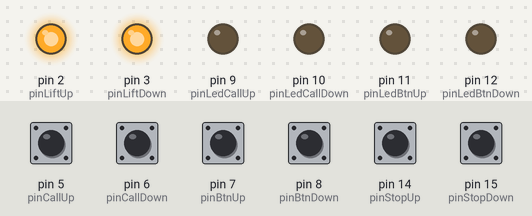
This sketch was run on a simulated Arduino Uno, built with avr-gcc and run on an emulated ATmega328P. Parts: output pins drawn as LEDs (lit = HIGH). Dashed ring = blinking. Inputs (shaded band) come from the test bench; at power-on: pin 5 (pinCallUp), pin 6 (pinCallDown), pin 7 (pinBtnUp), pin 8 (pinBtnDown) HIGH, pin 14 (pinStopUp), pin 15 (pinStopDown) LOW.

Above: at 2.2 s.
2.3 s: pin 5 (pinCallUp) pulled LOW for 0.15 s
At 2.7 s:
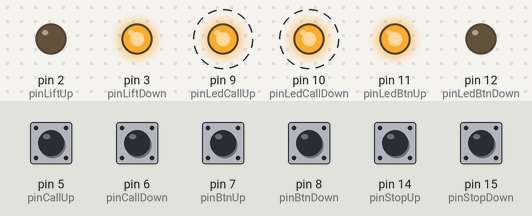
5.4 s: pin 7 (pinBtnUp) pulled LOW for 0.15 s
At 5.62 s:
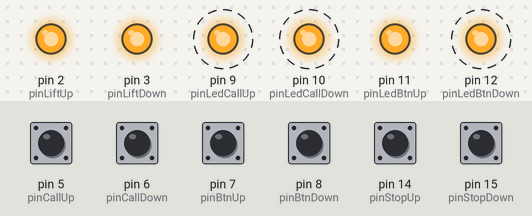
7.7 s: pin 6 (pinCallDown) pulled LOW for 0.15 s
At 8.0 s:
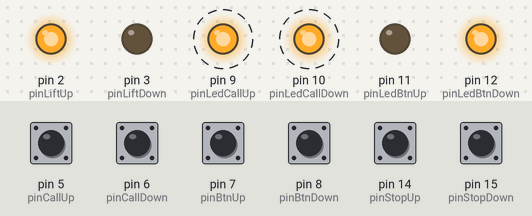
10.8 s: pin 7 (pinBtnUp) pulled LOW for 1 s
At 11.02 s:
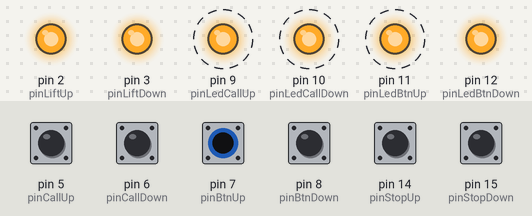
Timing chart, 0 to 13.8 s (numbered marks = the images above; inputs shaded):
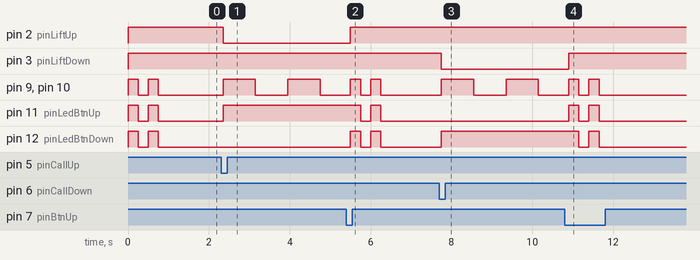

The sketch:

wesola-winda.ino
```cpp
// pins configuration
// pins 0-1 are for serial communication

// 2,3 - pins for lift motor relays (low level triggered)
const int pinLiftUp = 2;
const int pinLiftDown = 3;
// 4 - reserved (old version, power relay)

// 5-8 - buttons
const int pinCallUp = 5;
const int pinCallDown = 6;
const int pinBtnUp = 7;
const int pinBtnDown = 8;

// 9-12 - signal leds
const int pinLedCallUp = 9;
const int pinLedCallDown = 10;
const int pinLedBtnUp = 11;
const int pinLedBtnDown = 12;
// pin 13 is for builtin LED

// 14-15 - auto-stop switches
const int pinStopUp = 14;
const int pinStopDown = 15;

// zmienne na potrzeby rozróżniania stanów
//czy jedzie
bool liftRunningUp = false;
bool liftRunningDown = false;

// czy jest na górze / dole
bool liftUp = false;
bool liftDown = false;

// "blokadki" przycisków - true gdy obsłużyliśmy wciśnięcie i jeszcze nie został puszczony
bool lockPressBtnUp = false;
bool lockPressBtnDown = false;

// in lift btn states (reverse logic)
int stateBtnUp = HIGH;
int stateBtnDown = HIGH;

int lastStateBtnUp = HIGH;
int lastStateBtnDown = HIGH;

unsigned long lastDebounceTimeBtnUp = 0;
unsigned long lastDebounceTimeBtnDown = 0;
unsigned long debounceDelay = 100;

const int ledsBlinkingInterval = 800;
bool ledsBlinking = false;
int ledsCallState = LOW;
unsigned long ledsLastTime;


void setup() {
  pinMode(pinLiftUp, OUTPUT);
  pinMode(pinLiftDown, OUTPUT);

  pinMode(pinStopUp, INPUT);
  pinMode(pinStopDown, INPUT);

  pinMode(pinCallUp, INPUT_PULLUP);
  pinMode(pinCallDown, INPUT_PULLUP);
  pinMode(pinBtnUp, INPUT_PULLUP);
  pinMode(pinBtnDown, INPUT_PULLUP);

  pinMode(pinLedCallUp, OUTPUT);
  pinMode(pinLedCallDown, OUTPUT);
  pinMode(pinLedBtnUp, OUTPUT);
  pinMode(pinLedBtnDown, OUTPUT);

  stopLift();
  setLiftPosition();
}

void loop() {
  if (liftRunningUp) {
    if (reachedStopUp()) {
      stopLift();
      setLiftUp();
    }
    else if (manualStop()) {
      stopLift();
      setLiftPosition();
    }
  }
  else if (liftRunningDown) {
    if (reachedStopDown()) {
      stopLift();
      setLiftDown();
    }
    else if (manualStop()) {
      stopLift();
      setLiftPosition();
    }
  }
  else { // lift stopped
    if (!liftUp && (calledUp() || pressedBtnUp())) {
      startLiftUp();
    }
    else if (!liftDown && (calledDown() || pressedBtnDown())) {
      startLiftDown();
    }
  }

  if (ledsBlinking) {
    processLedsBlinking();
  }

  processLiftButtons(); // debouncing in lift buttons
}

void setLiftPosition() {
  if (reachedStopUp()) {
    setLiftUp();
  }
  else if (reachedStopDown()) {
    setLiftDown();
  }
  else {
    setLiftMiddle();
  }
}

bool reachedStopUp() {
  return digitalRead(pinStopUp) == HIGH;
}

bool reachedStopDown() {
  return digitalRead(pinStopDown) == HIGH;
}

bool manualStop() {
  return pressedBtnUp() || pressedBtnDown();
}

void stopLift() {
  // relay is low level triggered
  digitalWrite(pinLiftUp, HIGH);
  digitalWrite(pinLiftDown, HIGH);

  liftRunningDown = false;
  liftRunningUp = false;

  stopLedsBlinking();

  waitAndSignalStop();
}

void waitAndSignalStop() {
  // wait 1s ignoring all input

  for (int i=0;i<2;i++) {
    digitalWrite(pinLedCallUp, HIGH);
    digitalWrite(pinLedCallDown, HIGH);
    digitalWrite(pinLedBtnUp, HIGH);
    digitalWrite(pinLedBtnDown, HIGH);
    delay(250);
    digitalWrite(pinLedCallUp, LOW);
    digitalWrite(pinLedCallDown, LOW);
    digitalWrite(pinLedBtnUp, LOW);
    digitalWrite(pinLedBtnDown, LOW);
    delay(250);
  }
}

void setLiftUp() {
  liftUp = true;
  liftDown = false;
}

void setLiftDown() {
  liftUp = false;
  liftDown = true;
}

void setLiftMiddle() {
  liftUp = false;
  liftDown = false;
}

// call and in-lift buttons working on reverse logic

bool calledUp() {
  return digitalRead(pinCallUp) == LOW;
}

bool calledDown() {
  return digitalRead(pinCallDown) == LOW;
}

void processLiftButtons() {
  int readingUp = digitalRead(pinBtnUp);
  if (readingUp != lastStateBtnUp) {
    lastDebounceTimeBtnUp = millis();
  }
  if ((millis() - lastDebounceTimeBtnUp) > debounceDelay) {
    stateBtnUp = readingUp;
  }
  lastStateBtnUp = readingUp;

  int readingDown = digitalRead(pinBtnDown);
  if (readingDown != lastStateBtnDown) {
    lastDebounceTimeBtnDown = millis();
  }
  if ((millis() - lastDebounceTimeBtnDown) > debounceDelay) {
    stateBtnDown = readingDown;
  }
  lastStateBtnDown = readingDown;
}

bool pressedBtnUp() {
  if (!lockPressBtnUp && stateBtnUp == LOW) {
    lockPressBtnUp = true;
    return true;
  }
  else if (lockPressBtnUp && stateBtnUp == HIGH) { // press locked but btn not pressed - so unlocking
    lockPressBtnUp = false;
    return false;
  }
  return false;
}

bool pressedBtnDown() {
  if (!lockPressBtnDown && stateBtnDown == LOW) {
    lockPressBtnDown = true;
    return true;
  }
  else if (lockPressBtnDown && stateBtnDown == HIGH) { // press locked but btn not pressed - so unlocking
    lockPressBtnDown = false;
    return false;
  }
  return false;
}

bool canStartUp() {
  return !liftUp && !liftRunningUp && !liftRunningDown && !reachedStopUp();
}

bool canStartDown() {
  return !liftDown && !liftRunningDown && !liftRunningUp && !reachedStopDown();
}

void startLiftUp() {
  if (canStartUp()) {
    liftRunningUp = true;
    liftRunningDown = false;
    digitalWrite(pinLiftDown, HIGH); // stop
    delay(50);
    digitalWrite(pinLiftUp, LOW); // start

    ledsBlinking = true;
    digitalWrite(pinLedBtnUp, HIGH);
  }
}

void startLiftDown() {
  if (canStartDown()) {
    liftRunningUp = false;
    liftRunningDown = true;
    digitalWrite(pinLiftUp, HIGH); // stop
    delay(50);
    digitalWrite(pinLiftDown, LOW); // start

    ledsBlinking = true;
    digitalWrite(pinLedBtnDown, HIGH);
  }
}

void processLedsBlinking() {
  unsigned long currentTime = millis();
  if (currentTime - ledsLastTime >= ledsBlinkingInterval) {
    ledsLastTime = currentTime;

    if (ledsCallState == LOW) {
      ledsCallState = HIGH;
    }
    else {
      ledsCallState = LOW;
    }
    digitalWrite(pinLedCallUp, ledsCallState);
    digitalWrite(pinLedCallDown, ledsCallState);
  }
}

void stopLedsBlinking() {
  ledsBlinking = false;
  ledsCallState = LOW;
  digitalWrite(pinLedCallUp, ledsCallState);
  digitalWrite(pinLedCallDown, ledsCallState);
}

/*
 * @todo:
 * - winda ruszyła w dół/górę, ktoś zatrzymał przyciskiem w windzie (manualStop) ale winda przejechała tak niewiele, że krańcówka nadal aktywna, a stan już się ustawił jako middle; można by sprawdzać krańcówki ustawiając windę jako middle
 */
```

Measured:
- after the input at 2.3 s, pin 2 (pinLiftUp): HIGH → LOW after 0.05 s; pin 9 (pinLedCallUp), pin 10 (pinLedCallDown): alternates HIGH for 0.80 s and LOW for 0.80 s, starting after 0.05 s; pin 11 (pinLedBtnUp): LOW → HIGH after 0.05 s
- after the input at 5.4 s, pin 2 (pinLiftUp): LOW → HIGH after 0.10 s; pin 11 (pinLedBtnUp): HIGH → LOW after 0.35 s, → HIGH 0.25 s later, → LOW 0.25 s later; pin 12 (pinLedBtnDown): alternates HIGH for 0.25 s and LOW for 0.25 s, 4 changes in all, then stays LOW, starting after 0.10 s
- after the input at 7.7 s, pin 3 (pinLiftDown): HIGH → LOW after 0.05 s; pin 9 (pinLedCallUp), pin 10 (pinLedCallDown): alternates HIGH for 0.80 s and LOW for 0.80 s, starting after 0.05 s; pin 12 (pinLedBtnDown): LOW → HIGH after 0.05 s
- after the input at 10.8 s, pin 3 (pinLiftDown): LOW → HIGH after 0.10 s; pin 9 (pinLedCallUp), pin 10 (pinLedCallDown), pin 11 (pinLedBtnUp): alternates HIGH for 0.25 s and LOW for 0.25 s, 4 changes in all, then stays LOW, starting after 0.10 s; pin 12 (pinLedBtnDown): HIGH → LOW after 0.35 s, → HIGH 0.25 s later, → LOW 0.25 s later
